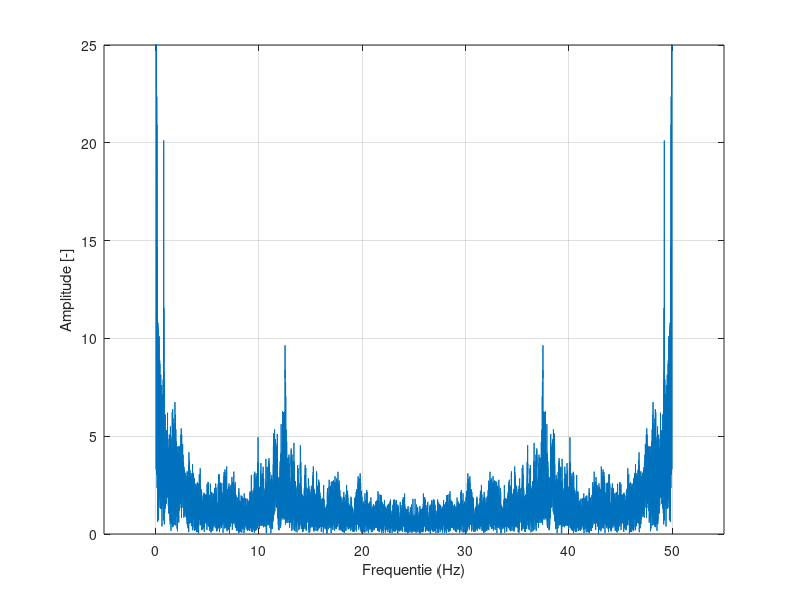

The MATLAB source for this figure:
sample = importdata('slinger_modified_2.csv'); % column 2 3 4 zijn xyz acc
sample = sample.data;

index = sample(:,16);
acc_x = sample(:,3);
acc_y = sample(:,4); 
acc_z = sample(:,5);

min = 2400
max = 2800 %9500
%index = index(min:max);
%acc_z = acc_z(min:max);

plot(index,acc_z)
xlabel('t (milliseconds)')
ylabel('X(t)')

% Hoe zit het met de sample frequentie?
Y = fft(acc_z);
f = (0:length(Y)-1)*50/length(Y);
plot(f,abs(Y))
ylim([0 25])% stel limieten in om in te zoomen op frequenties
xlim([-5 55])
grid on

xlabel('Frequentie (Hz)')
ylabel('Amplitude [-]')